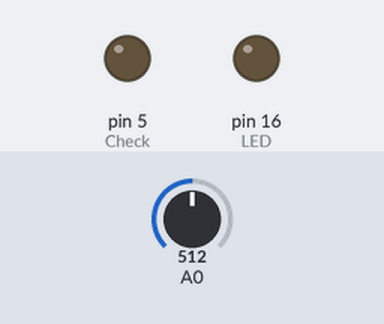
Bench run of a sketch on a simulated Arduino Uno, built with avr-gcc and run on an emulated ATmega328P. On the bench: output pins drawn as LEDs (lit = HIGH). Inputs (shaded band) come from the test bench; at power-on: A0 = 512. Pins used as bus, display or sensor lines are not drawn; what the sketch prints to the serial monitor is not drawn.

Above: at 0.07 s.
At 1.6 s:
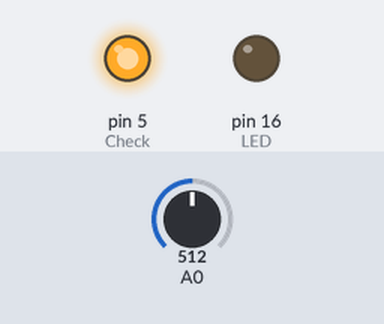
At 3.45 s:
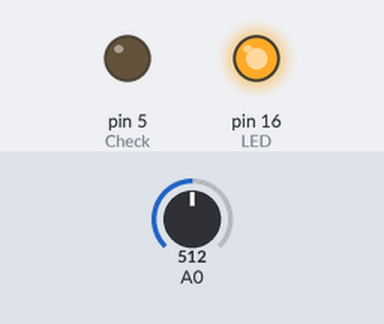
At 5.0 s:
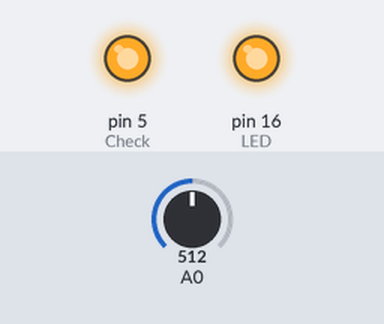
Timing chart, 0 to 7.8 s (numbered marks = the images above):
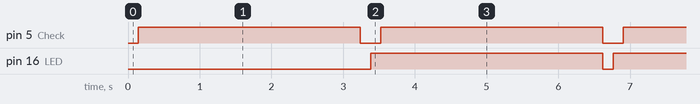

Measured:
- by itself, pin 5 (Check): alternates HIGH for 3.1 s and LOW for 0.29 s
- by itself, pin 16 (LED): alternates HIGH for 3.2 s and LOW for 0.15 s
- by itself, everything shown: repeats every 3.4 s, in 3 steps

The sketch:

DHT_bisec.ino
```cpp
/*
	Programa de testes processamento decomposição de sinal em espectro de frequências.
	Implementação DHT com ESP8266 e DFT via DHT
	TCC - Junio Cesar Ferreira - 2016 Unifran
*/

// IOs Utilizados
#define LED   16
#define Check  5
#define Teste  4

#define N    192  // Comprimento dos vetores de entrada e saída
#define pi   3.141592653589793

void setup() {
  pinMode(LED, OUTPUT);
  pinMode(Check, OUTPUT);
  pinMode(Teste, OUTPUT);
  Serial.begin(115200);
}

  double v[N];            // Vetor de entrada
  double V[N];            // Vetor de saída
  double pi_N=2*pi/N;     // Auxiliar Pi*n
  double wre, wro;        // Componentes Pares e impares
  unsigned int i;         // Indexador de uso geral
  unsigned int n, k;      // Indexadores das transformadas

void loop() {
  // Realiza amostragem do sinal
  for (i=0;i<N;i++){
	digitalWrite(Teste,1);
    yield();
	digitalWrite(Teste,0);
    v[i]=(double)analogRead(A0)*3.3/1023;
	delayMicroseconds(585); // Sample 1KHz
	//delayMicroseconds(80); // Sample 2KHz
  }

  digitalWrite(Check,HIGH); // Ponto de checagem
  // Computa DHT
  for (k=0;k<N/2;k++){
    V[k]=0;
    V[k+N/2]=0;
    yield();
	for (n=0;n<N/2;n++){
      wre = cos(pi_N*2*n*k-pi/4);
      wro = cos(pi_N*k*(2*n+1)-pi/4);
      V[k]+=(wre*v[2*n]+wro*v[2*n+1]);
      V[k+N/2]+=(wre*v[2*n]-wro*v[2*n+1]);
	}
	V[k]=2*V[k]/N;
	V[k+N/2]=2*V[k+N/2]/N;
  }
  yield();
  // Computa T. de Fourier atraves da T. Hartley
  for (i=1;i<N/2;i++){
      V[i]=sqrt(V[i]*V[i]+V[N-i]*V[N-i]);
      //V[N-i]=V[i];
  }
  digitalWrite(Check,LOW);

  digitalWrite(LED, LOW);
  // Envia resultados via Serial
  Serial.print("E:");
  for (i=0;i<N;i++){
    Serial.print('[');
    Serial.print(v[i]);
	Serial.print(']');
  }
  Serial.print(';');

  delay(10);

  Serial.print("S:");
  for (i=0;i<N/2;i++){
    Serial.print('[');
    Serial.print(V[i]);
	Serial.print(']');
  }
  Serial.println(';');

  digitalWrite(LED, HIGH);

}
```
